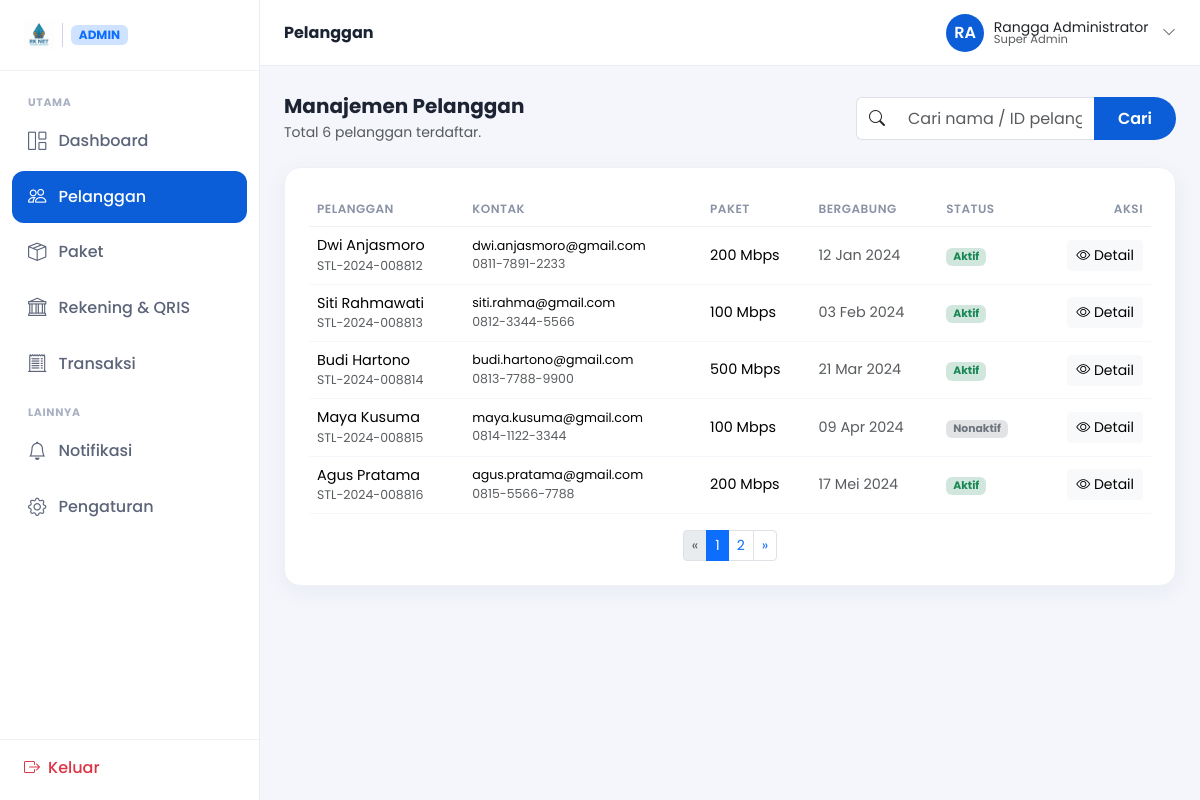
Before: /admin/pelanggan.php (signed in) with the older database file.
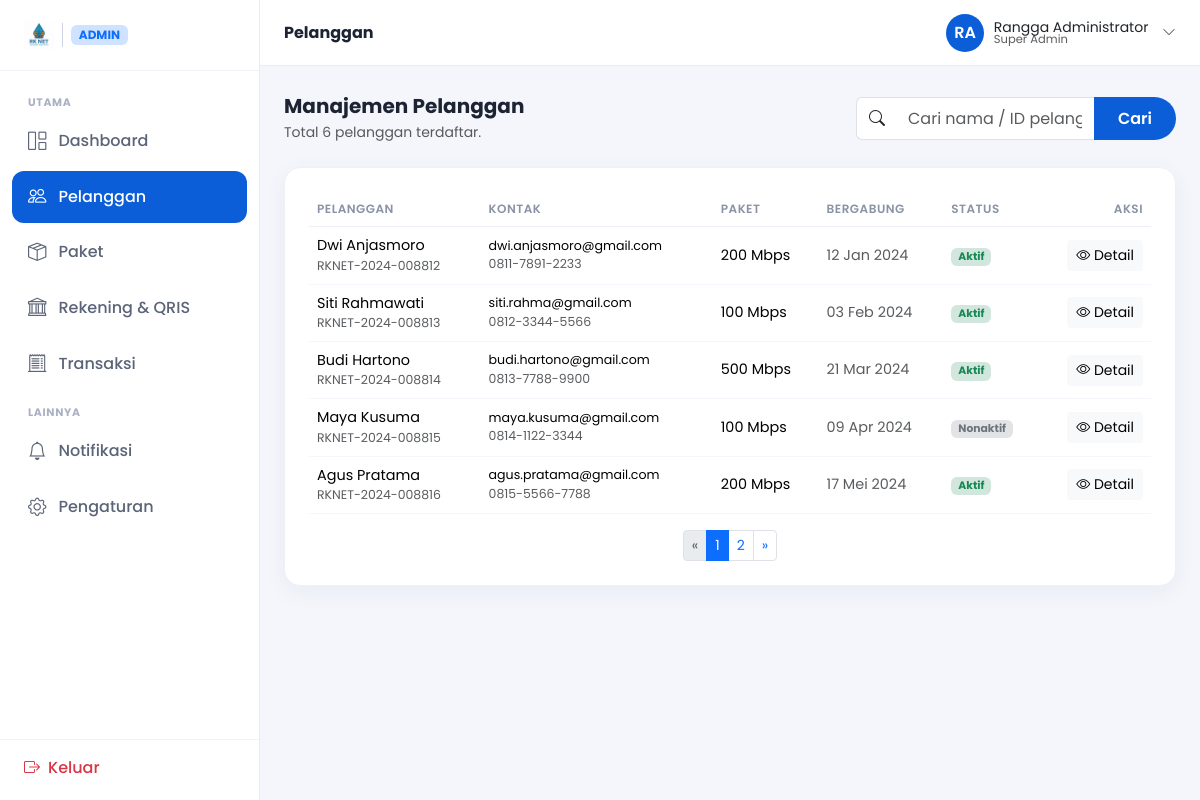
After: the same page with the newer database file.
### tables this page shows
CREATE TABLE pelanggan (
    id            VARCHAR(30) PRIMARY KEY,
    nama          VARCHAR(100) NOT NULL,
    email         VARCHAR(150) NOT NULL,
    hp            VARCHAR(30)  NOT NULL,
    alamat        VARCHAR(255) NULL,
    paket_id      INT          NULL,
    status        VARCHAR(20)  NOT NULL DEFAULT 'aktif',
    tgl_bergabung VARCHAR(20)  NOT NULL,
    kata_sandi    VARCHAR(255) NOT NULL,
    CONSTRAINT fk_pelanggan_paket FOREIGN KEY (paket_id) REFERENCES paket(id)
);

CREATE TABLE paket (
    id          INT AUTO_INCREMENT PRIMARY KEY,
    nama        VARCHAR(120) NOT NULL,
    kecepatan   VARCHAR(30)  NOT NULL,
    harga       INT          NOT NULL,
    status      VARCHAR(20)  NOT NULL DEFAULT 'aktif'
);

### db.php (called while the page is built, shortened)
<?php
function db(): mysqli
{
    static $db = null;
    if ($db !== null) return $db;
    try {
        $db = new mysqli(DB_HOST, DB_USER, DB_PASS, DB_NAME, DB_PORT);
        $db->set_charset('utf8mb4');
    } catch (mysqli_sql_exception $e) {
        pesanErrorDb('Koneksi database gagal.',
            'Pastikan MySQL berjalan di port ' . DB_PORT . ' dan database <code>' . DB_NAME . '</code> sudah dibuat.');
    }
    return $db;
}
function stmtSiap(string $sql, array $params): mysqli_stmt
{
    $stmt = db()->prepare($sql);
    $stmt->execute();
    return $stmt;
}
function kueri(string $sql, array $params = []): array
{
    return stmtSiap($sql, $params)->get_result()->fetch_all(MYSQLI_ASSOC);
}
function kueriNilai(string $sql, array $params = [])
{
    $baris = stmtSiap($sql, $params)->get_result()->fetch_row();
    return $baris ? $baris[0] : null;
}

### admin-config.php (called while the page is built, shortened)
<?php
require_once __DIR__ . '/helpers.php';
require_once __DIR__ . '/db.php';
require_once __DIR__ . '/pagination.php';
$daftarPelanggan = kueri(
    "SELECT pl.id, pl.nama, pl.email, pl.hp, pl.alamat, pk.kecepatan AS paket, pl.status, pl.tgl_bergabung AS bergabung
     FROM pelanggan pl LEFT JOIN paket pk ON pk.id = pl.paket_id
     ORDER BY pl.id"
);

### helpers.php (called while the page is built, shortened)
<?php
if (!function_exists('badgeStatus')) {
    function badgeStatus(string $status): array
    {
        return match ($status) {
            'lunas'      => ['kelas' => 'bg-success-subtle text-success',     'label' => 'Telah Dibayar'],
            'menunggu'   => ['kelas' => 'bg-warning-subtle text-warning',     'label' => 'Menunggu Pembayaran'],
            'verifikasi' => ['kelas' => 'bg-info-subtle text-info',           'label' => 'Menunggu Verifikasi'],
            'ditolak'    => ['kelas' => 'bg-danger-subtle text-danger',       'label' => 'Bukti Ditolak'],
            'aktif'      => ['kelas' => 'bg-success-subtle text-success',     'label' => 'Aktif'],
            'nonaktif'   => ['kelas' => 'bg-secondary-subtle text-secondary', 'label' => 'Nonaktif'],
            'terkirim'   => ['kelas' => 'bg-success-subtle text-success',     'label' => 'Terkirim'],
            'draft'      => ['kelas' => 'bg-secondary-subtle text-secondary', 'label' => 'Draft'],
            default      => ['kelas' => 'bg-secondary-subtle text-secondary', 'label' => ucfirst($status)],
        };
    }
}

### admin/pelanggan.php (the view, shortened to what the changed rows need)
<?php
require __DIR__ . '/../admin-config.php';
$menuAktif = 'pelanggan';
$cari = trim($_GET['cari'] ?? '');
$where = '';
$params = [];
$sqlBase = "SELECT pl.id, pl.nama, pl.email, pl.hp, pl.alamat, pk.kecepatan AS paket, pl.status, pl.tgl_bergabung AS bergabung
            FROM pelanggan pl LEFT JOIN paket pk ON pk.id = pl.paket_id $where ORDER BY pl.id";
$sqlCount = "SELECT COUNT(*) FROM pelanggan pl $where";
$hasil = ambilPaginasi($sqlBase, $sqlCount, $params);
?>
<!DOCTYPE html>
<html lang="id">
<?php include __DIR__ . '/partials/shell-head.php'; ?>
<?php include __DIR__ . '/partials/shell-open.php'; ?>
  <div class="kartu kartu-pad">
    <div class="table-responsive">
      <table class="table align-middle mb-0 tabel-portal">
        <thead>
          <tr><th>Pelanggan</th><th>Kontak</th><th>Paket</th><th>Bergabung</th><th>Status</th><th class="text-end">Aksi</th></tr>
        </thead>
        <tbody>
          <?php foreach ($hasil['baris'] as $p): $b = badgeStatus($p['status']); ?>
          <tr>
            <td>
              <div class="fw-600"><?= htmlspecialchars($p['nama']) ?></div>
              <div class="text-muted" style="font-size:.78rem"><?= htmlspecialchars($p['id']) ?></div>
            </td>
            <td>
              <div class="small"><?= htmlspecialchars($p['email']) ?></div>
              <div class="text-muted" style="font-size:.78rem"><?= htmlspecialchars($p['hp']) ?></div>
            </td>
            <td><?= htmlspecialchars($p['paket']) ?></td>
            <td class="text-muted small"><?= htmlspecialchars($p['bergabung']) ?></td>
            <td><span class="badge <?= $b['kelas'] ?>"><?= $b['label'] ?></span></td>
            <td class="text-end">
              <button type="button" class="btn btn-sm btn-light btn-detail"
                data-nama="<?= htmlspecialchars($p['nama']) ?>"
                data-id="<?= htmlspecialchars($p['id']) ?>"
                data-email="<?= htmlspecialchars($p['email']) ?>"
                data-hp="<?= htmlspecialchars($p['hp']) ?>"
                data-alamat="<?= htmlspecialchars($p['alamat'] ?? '') ?>"
                data-bs-toggle="modal" data-bs-target="#modalDetailPelanggan">
                <i class="bi bi-eye"></i> Detail
              </button>
            </td>
          </tr>
          <?php endforeach; ?>
        </tbody>
      </table>
      <?php tampilPaginasi($hasil['hal'], $hasil['totalHal'], $cari !== '' ? ['cari' => $cari] : []); ?>
    </div>
  </div>
<?php include __DIR__ . '/partials/shell-close.php'; ?>

### admin/partials/sidebar.php (shortened to what the changed rows need)
<?php
$menuAktif = $menuAktif ?? '';
$menuAdmin = [
    'UTAMA' => [
        'dashboard' => ['Dashboard', 'bi-grid-1x2',      'dashboard.php'],
        'pelanggan' => ['Pelanggan', 'bi-people',        'pelanggan.php'],
        'paket'     => ['Paket',     'bi-box-seam',       'paket.php'],
        'rekening'  => ['Rekening & QRIS', 'bi-bank',      'rekening.php'],
        'transaksi' => ['Transaksi', 'bi-receipt-cutoff', 'transaksi.php'],
    ],
    'LAINNYA' => [
        'notifikasi' => ['Notifikasi', 'bi-bell',              'notifikasi.php'],
        'pengaturan' => ['Pengaturan', 'bi-gear',              'pengaturan.php'],
    ],
];
?>
<aside class="portal-sidebar" id="portalSidebar">
  <ul class="portal-nav">
    <?php foreach ($menuAdmin as $grup => $items): ?>
      <li class="portal-nav-label"><?= htmlspecialchars($grup) ?></li>
      <?php foreach ($items as $kunci => $menu): ?>
        <li>
          <a href="<?= $menu[2] ?>" class="<?= $menuAktif === $kunci ? 'aktif' : '' ?>">
            <i class="bi <?= $menu[1] ?>"></i> <span><?= htmlspecialchars($menu[0]) ?></span>
          </a>
        </li>
      <?php endforeach; ?>
    <?php endforeach; ?>
  </ul>
</aside>

### pagination.php (shortened to what the changed rows need)
<?php
require_once __DIR__ . '/db.php';
function halamanSaatIni(): int
{
    $hal = (int) ($_GET['hal'] ?? 1);
    return $hal < 1 ? 1 : $hal;
}
function ambilPaginasi(string $sqlBase, string $sqlCount, array $params, int $perHalaman = PER_HALAMAN): array
{
    $total = (int) kueriNilai($sqlCount, $params);
    $totalHal = max(1, (int) ceil($total / $perHalaman));
    $hal = min(halamanSaatIni(), $totalHal);
    $offset = ($hal - 1) * $perHalaman;
    $baris = kueri($sqlBase . " LIMIT $perHalaman OFFSET $offset", $params);
    return ['baris' => $baris, 'hal' => $hal, 'totalHal' => $totalHal, 'total' => $total];
}
function tampilPaginasi(int $hal, int $totalHal, array $queryTambahan = []): void
{
    $tautan = function (int $h) use ($queryTambahan) {
        return '?' . http_build_query(array_merge($queryTambahan, ['hal' => $h]));
    };
    echo '<nav class="mt-3"><ul class="pagination pagination-sm justify-content-center mb-0">';
    for ($i = 1; $i <= $totalHal; $i++) {
        echo '<li class="page-item' . ($i === $hal ? ' active' : '') . '">'
           . '<a class="page-link" href="' . htmlspecialchars($tautan($i)) . '">' . $i . '</a></li>';
    }
    echo '</ul></nav>';
}

Changed rows visible on the page:
removed pelanggan: nama "Dwi Anjasmoro", id "STL-2024-008812", email "dwi.anjasmoro@gmail.com", hp "0811-7891-2233", paket.kecepatan "200 Mbps", tgl_bergabung "12 Jan 2024", status "Aktif"
removed pelanggan: nama "Siti Rahmawati", id "STL-2024-008813", email "siti.rahma@gmail.com", hp "0812-3344-5566", paket.kecepatan "100 Mbps", tgl_bergabung "03 Feb 2024", status "Aktif"
removed pelanggan: nama "Budi Hartono", id "STL-2024-008814", email "budi.hartono@gmail.com", hp "0813-7788-9900", paket.kecepatan "500 Mbps", tgl_bergabung "21 Mar 2024", status "Aktif"
removed pelanggan: nama "Maya Kusuma", id "STL-2024-008815", email "maya.kusuma@gmail.com", hp "0814-1122-3344", paket.kecepatan "100 Mbps", tgl_bergabung "09 Apr 2024", status "Nonaktif"
removed pelanggan: nama "Agus Pratama", id "STL-2024-008816", email "agus.pratama@gmail.com", hp "0815-5566-7788", paket.kecepatan "200 Mbps", tgl_bergabung "17 Mei 2024", status "Aktif"
added pelanggan: nama "Dwi Anjasmoro", id "RKNET-2024-008812", email "dwi.anjasmoro@gmail.com", hp "0811-7891-2233", paket.kecepatan "200 Mbps", tgl_bergabung "12 Jan 2024", status "Aktif"
added pelanggan: nama "Siti Rahmawati", id "RKNET-2024-008813", email "siti.rahma@gmail.com", hp "0812-3344-5566", paket.kecepatan "100 Mbps", tgl_bergabung "03 Feb 2024", status "Aktif"
added pelanggan: nama "Budi Hartono", id "RKNET-2024-008814", email "budi.hartono@gmail.com", hp "0813-7788-9900", paket.kecepatan "500 Mbps", tgl_bergabung "21 Mar 2024", status "Aktif"
added pelanggan: nama "Maya Kusuma", id "RKNET-2024-008815", email "maya.kusuma@gmail.com", hp "0814-1122-3344", paket.kecepatan "100 Mbps", tgl_bergabung "09 Apr 2024", status "Nonaktif"
added pelanggan: nama "Agus Pratama", id "RKNET-2024-008816", email "agus.pratama@gmail.com", hp "0815-5566-7788", paket.kecepatan "200 Mbps", tgl_bergabung "17 Mei 2024", status "Aktif"
